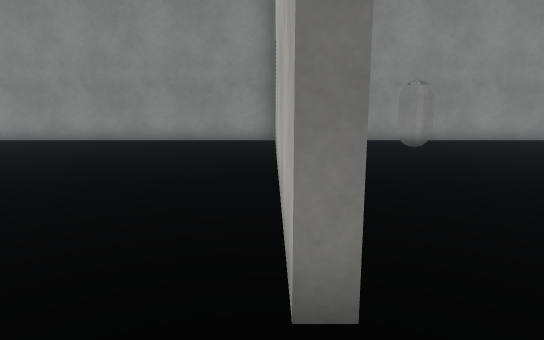
view 1 (above)

24 first-person views from a walk through a 3-D level made in the Unity game engine. The camera is 1.2 m above the floor, tilts 10° down and sees 75° across. The floor is counted in squares, 1 m on a side. Each view is taken from the middle of a square. On the plan, view 1 faces up. The plan holds only what a view shows up to about 14 squares ahead; the rest is blank. The player character is not drawn. Surface patterns are stand-ins for the level's own textures.

view 2
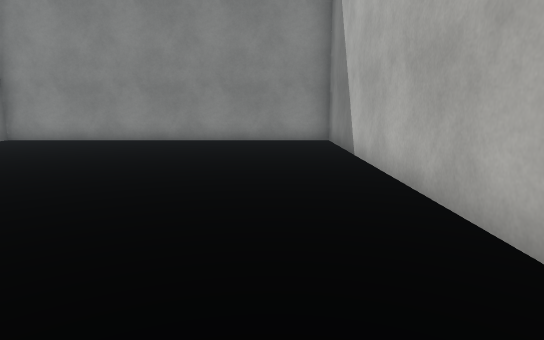

view 3
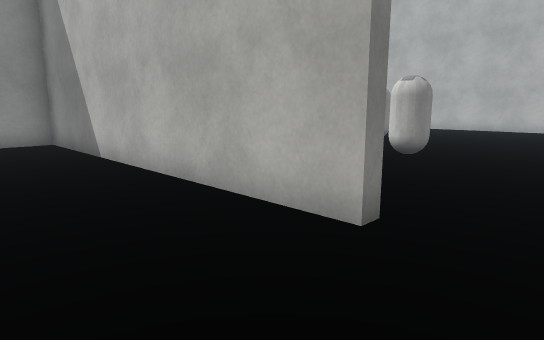

view 4
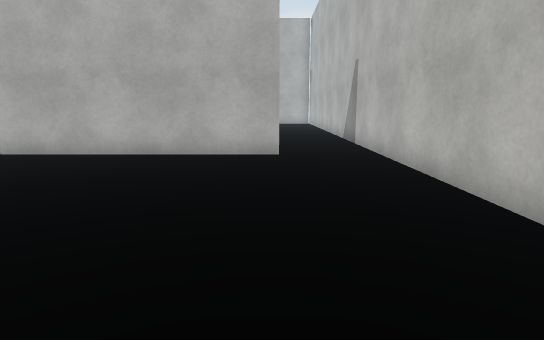

view 5
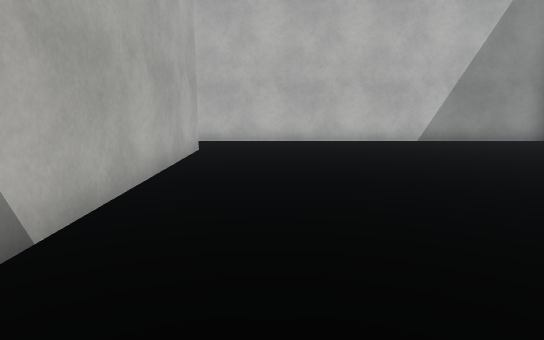

view 6
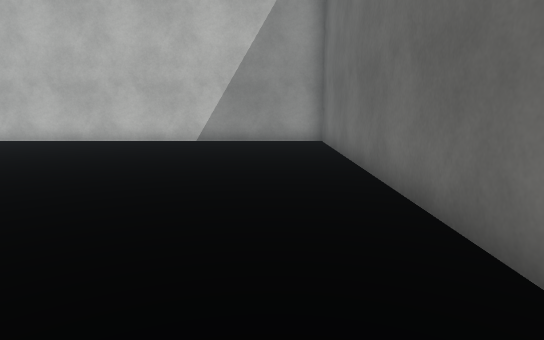

view 7
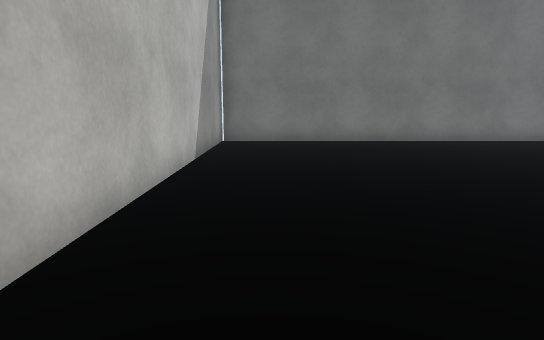

view 8
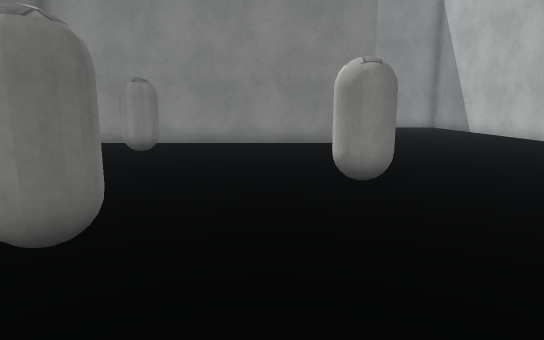

view 9
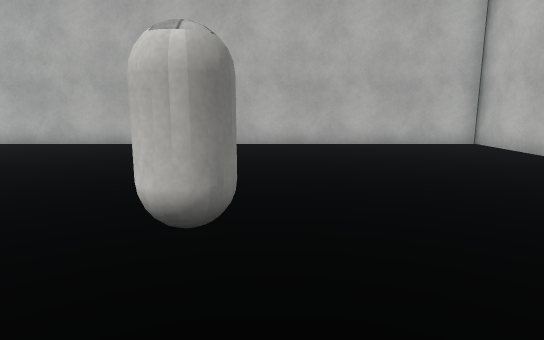

view 10
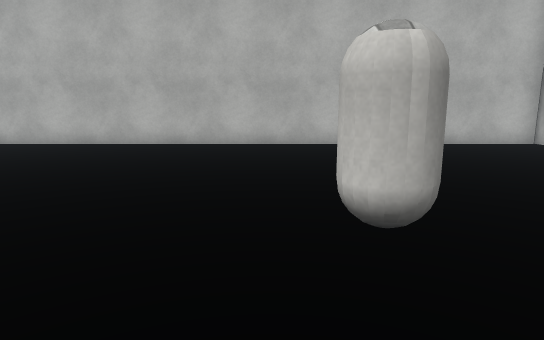

view 11
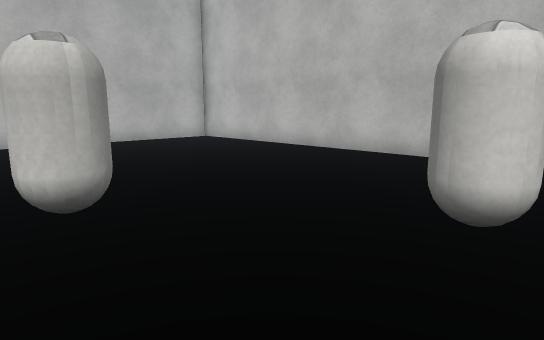

view 12
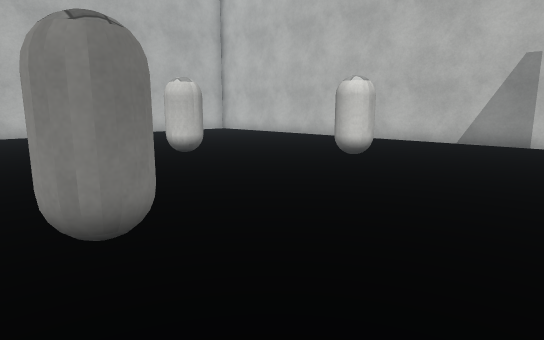

view 13
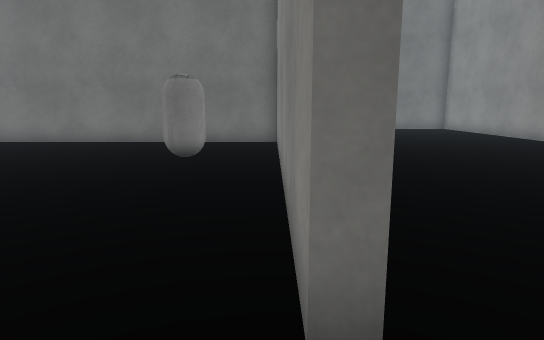

view 14
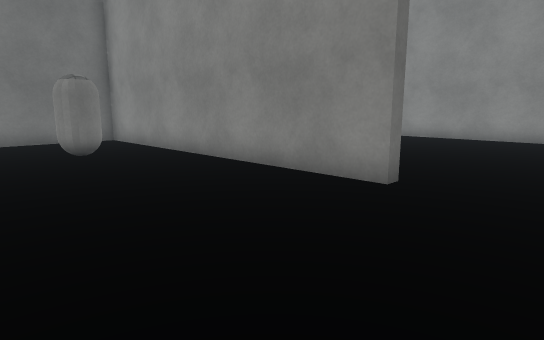

view 15
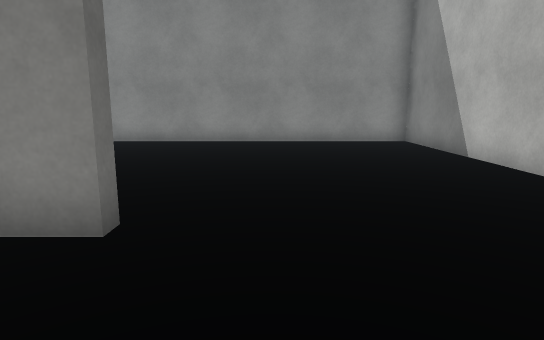

view 16
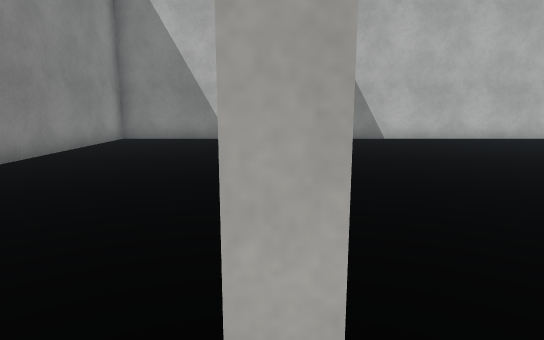

view 17
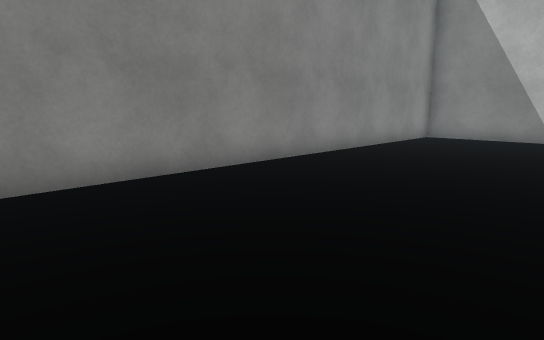

view 18
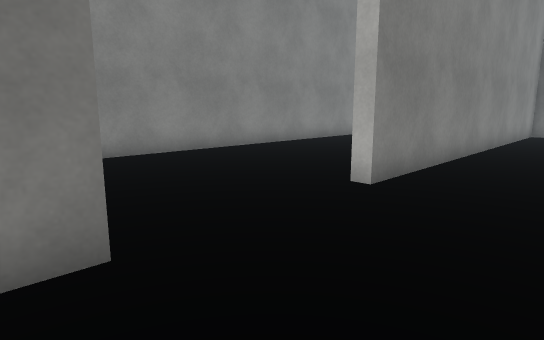

view 19
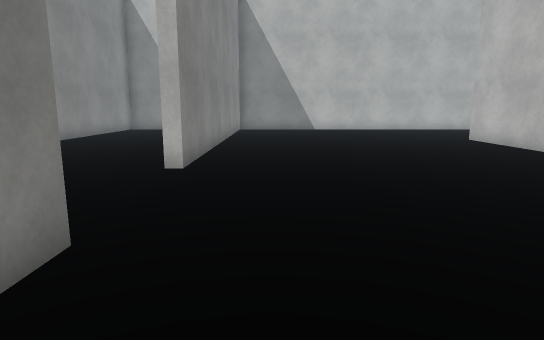

view 20
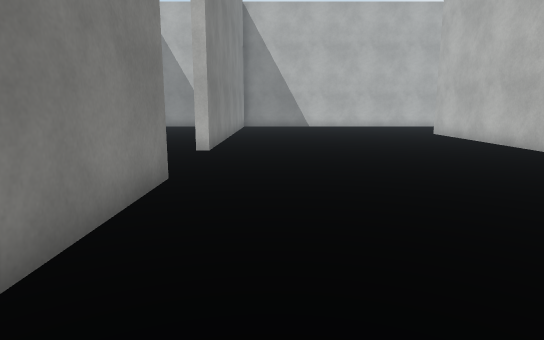

view 21
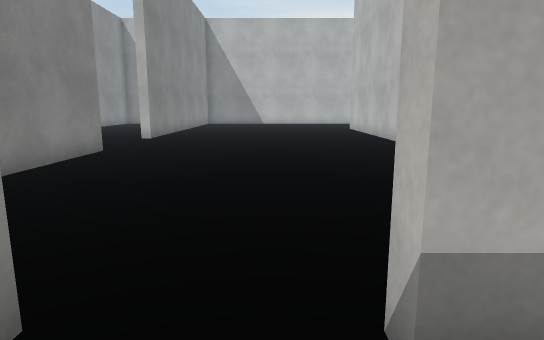

view 22
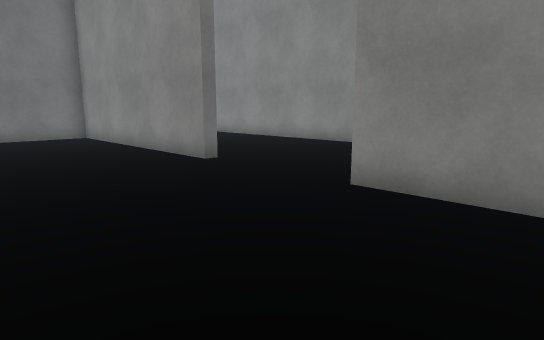

view 23
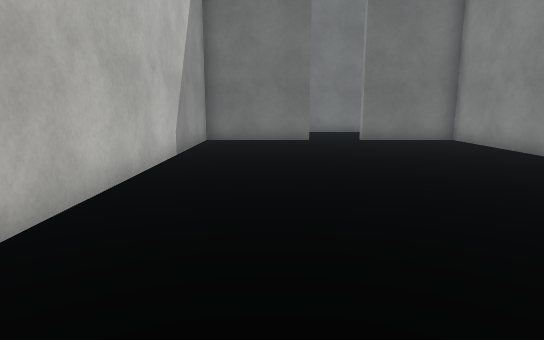

view 24
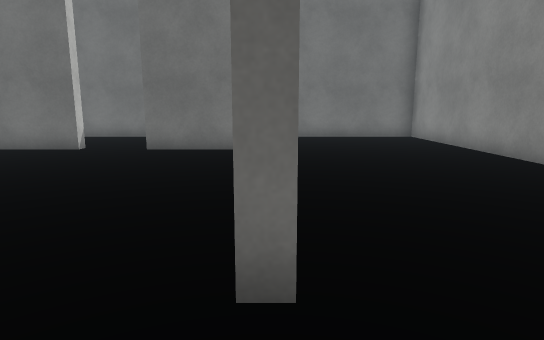

### Floor plan
Points are (right, up) in squares from view 1. A wall is a line through its corners. A room is listed if a view was taken in it or the views show most of it. See-through windows are left out.
Room 1 (views 1, 2, 3, 4, 5, 6)
walls: (-11.8, 10.9) (-11.8, -0.8) (0.4, -0.8); (0.5, 1.8) (0.1, 1.8) (0.1, 13.2) (-11.8, 13.2)
ways out: opening at (0, 0.5) to room 2
Room 2 (views 7, 8, 9, 10, 11, 12, 13, 14, 15, 16, 17, 18, 19, 20, 22, 23, 24)
walls: (1, 23.2) (1, 22.8) (-7.2, 22.8) (-7.2, 19.4); (-7.6, 17.4) (-7.2, 17.4) (-7.2, 13.6) (11.4, 13.6) (11.4, 13.2) (0.5, 13.2) (0.5, 3.4); (1.2, 28.8) (-1.4, 28.8); (17.8, 24.9) (17.8, 28.8) (3, 28.8); (0.4, -0.8) (17.8, -0.8) (17.8, 22.8) (5, 22.8) (5, 23.2); (-4.5, 28.8) (-11.4, 28.8)
ways out: opening at (0, 0.5) to room 1; opening at (-7, 18.5) to room 3
objects: other object (4, 11); other object (6, 4); other object (9, 7) to (10, 7)
Room 3 (view 21)
walls: (-7.6, 16.9) (-7.6, 17.4); (-7.2, 19.4) (-7.6, 19.4)
ways out: opening at (-7, 18.5) to room 2

Positions as (right, up) in squares from view 1, and headings:
1: (0, 0), facing up
2: (-2, 0), facing up
3: (-3, 0), facing up-right
4: (-9, 2), facing right
5: (-2, 12), facing down
6: (-10, 12), facing down
7: (1, 1), facing left
8: (8, 1), facing up
9: (6, 6), facing right
10: (6, 8), facing right
11: (5, 8), facing down-right
12: (1, 12), facing down-right
13: (13, 13), facing left
14: (14, 8), facing up-left
15: (13, 10), facing up
16: (4, 23), facing right
17: (3, 23), facing up-right
18: (0, 20), facing up-right
19: (-2, 21), facing right
20: (-5, 21), facing right
21: (-9, 18), facing right
22: (8, 18), facing up-left
23: (6, 16), facing left
24: (3, 23), facing left
